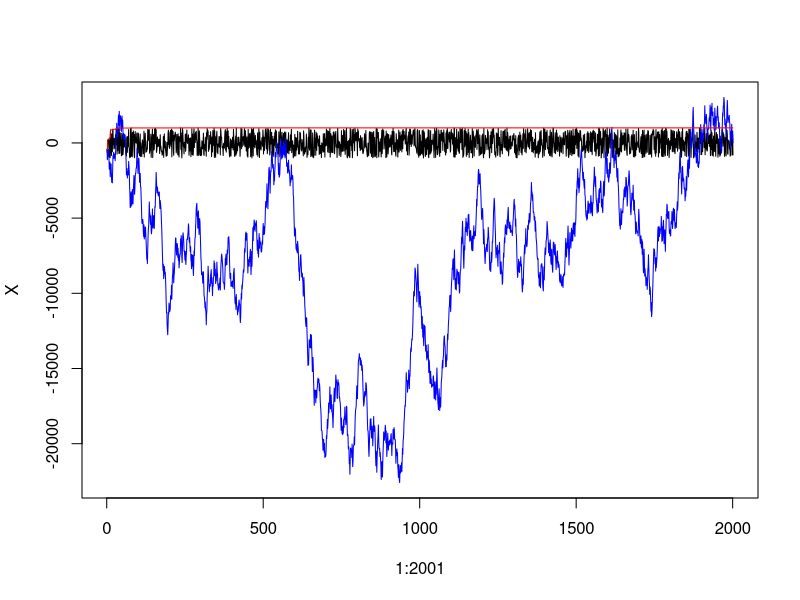

Source code (R):
set.seed(42, kind="Mersenne-Twister")

X <- sample(-1000:1000, 2001)
new_X <- X[X >= cumsum(X)]
new_X_2 <- X[X >= cummax(X)]

new_X
new_X_2

plot(1:2001, X, ylim=c(min(cumsum(X)), max(cumsum(X))), type='l')
lines(1:2001, cumsum(X), col='blue')
lines(1:2001, cummax(X), col='red')
